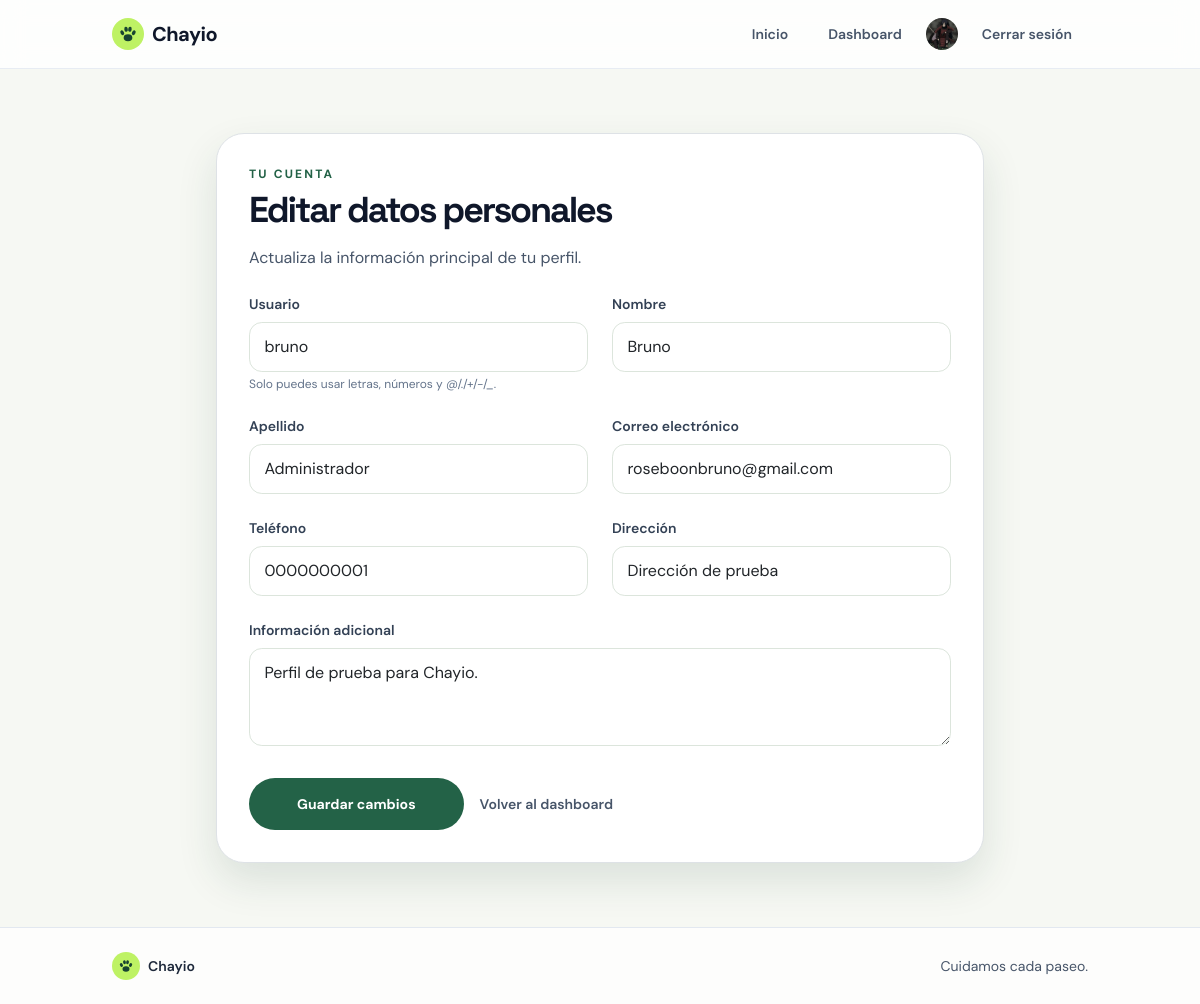
/perfil/editar/ (signed in), run on an earlier commit of the app's database.
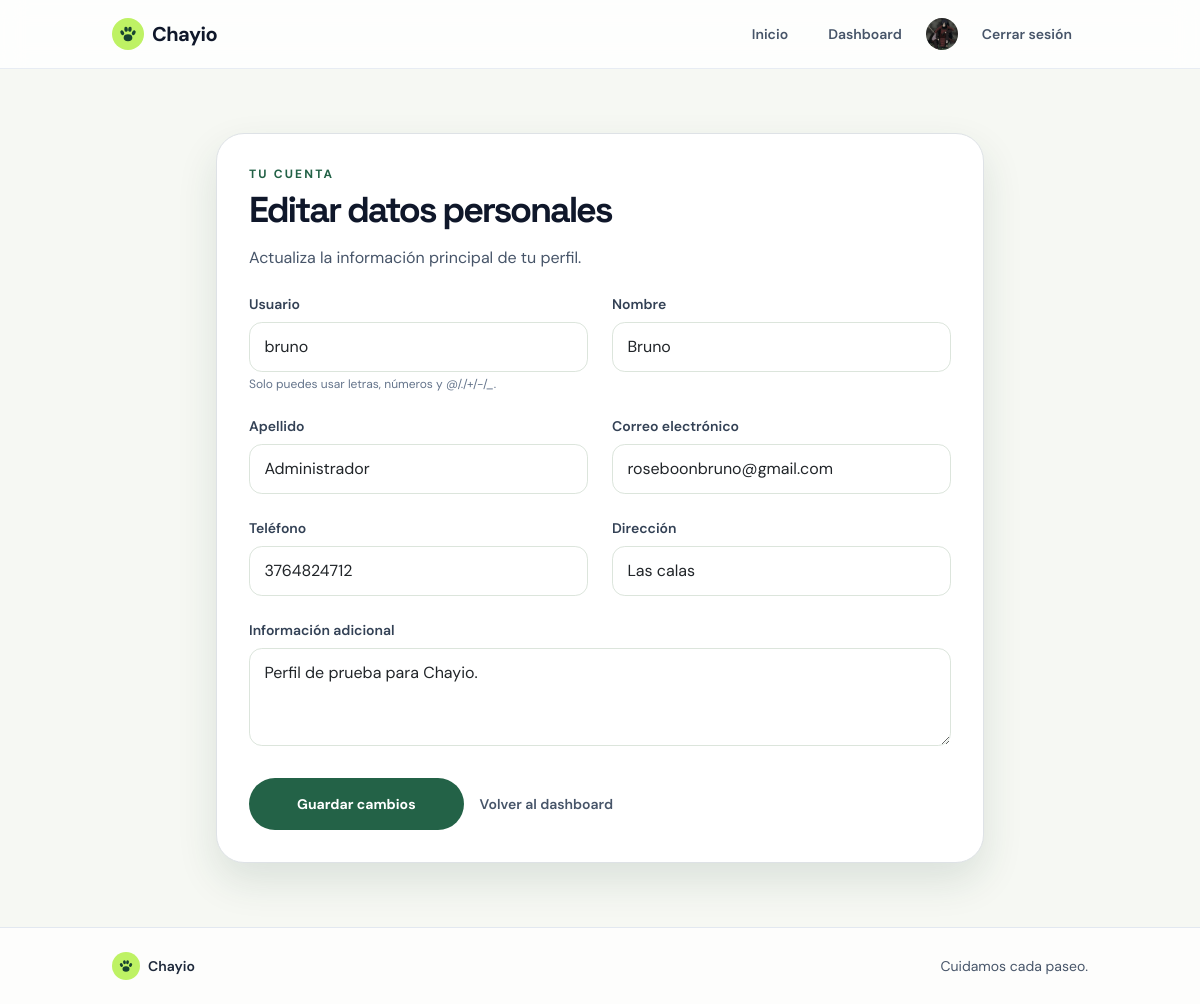
And on a later commit of the database.
### pet_services/models.py (models this page shows, shortened)
class UserProfile(models.Model):
    ROLE_CHOICES = [
        ('owner', 'Dueño'),
        ('walker', 'Paseador'),
    ]
    user = models.OneToOneField(settings.AUTH_USER_MODEL, on_delete=models.CASCADE, related_name='profile')
    role = models.CharField(max_length=20, choices=ROLE_CHOICES, default='owner')
    phone = models.CharField(max_length=20, blank=True)
    bio = models.TextField(blank=True)
    address = models.CharField(max_length=255, blank=True)
    avatar = models.FileField(upload_to='avatars/', blank=True)
    created_at = models.DateTimeField(default=timezone.now)
    class Meta:
        constraints = [
            models.CheckConstraint(condition=Q(role__in=['owner', 'walker']), name='profile_role_valid'),
        ]

### pet_services/views.py (the view)
# urls.py: path('perfil/editar/', views.edit_profile, name='edit_profile'),
@login_required
def edit_profile(request):
    profile, _ = UserProfile.objects.get_or_create(user=request.user)
    form = ProfileUpdateForm(
        request.POST or None,
        instance=request.user,
        profile=profile,
    )
    if request.method == 'POST' and form.is_valid():
        form.save()
        return render(request, 'pet_services/edit_profile.html', {
            'form': form,
            'saved': True,
        })
    return render(request, 'pet_services/edit_profile.html', {'form': form})

### templates/pet_services/edit_profile.html (shortened to what this page needs)
{% extends 'base.html' %}
{% block content %}
<div class="container mx-auto px-4 py-16">
    <section class="mx-auto max-w-3xl rounded-[28px] border border-slate-200 bg-white p-6 shadow-soft md:p-8">
        <div class="mb-2 text-xs font-bold uppercase tracking-[0.18em] text-brand-500">Tu cuenta</div>
        <h1 class="text-4xl font-black tracking-[-0.06em] text-slate-900">Editar datos personales</h1>
        <p class="mt-3 text-slate-600">Actualiza la información principal de tu perfil.</p>
        <form method="post" class="mt-6 grid gap-4 md:grid-cols-2">
            {% for field in form %}
                <div class="{% if field.name == 'bio' %}md:col-span-2{% endif %}">
                    <label class="mb-2 block text-sm font-semibold text-slate-700" for="{{ field.id_for_label }}">{{ field.label }}</label>
                    {{ field }}
                    {% if field.help_text %}<p class="mt-1 text-xs text-slate-500">{{ field.help_text }}</p>{% endif %}
                </div>
            {% endfor %}
            <div class="md:col-span-2 mt-2 flex flex-wrap items-center gap-3">
                <button class="rounded-full bg-brand-500 px-5 py-3 text-sm font-bold text-white transition hover:bg-brand-700" type="submit">Guardar cambios</button>
                <a class="text-sm font-semibold text-slate-600" href="{% url 'dashboard' %}">Volver al dashboard</a>
            </div>
        </form>
    </section>
</div>
{% endblock %}

What changed in the data, as far as the page shows it:
changed UserProfile "Perfil de prueba para Chayio.": phone "0000000001" → "3764824712"; address "Dirección de prueba" → "Las calas"
